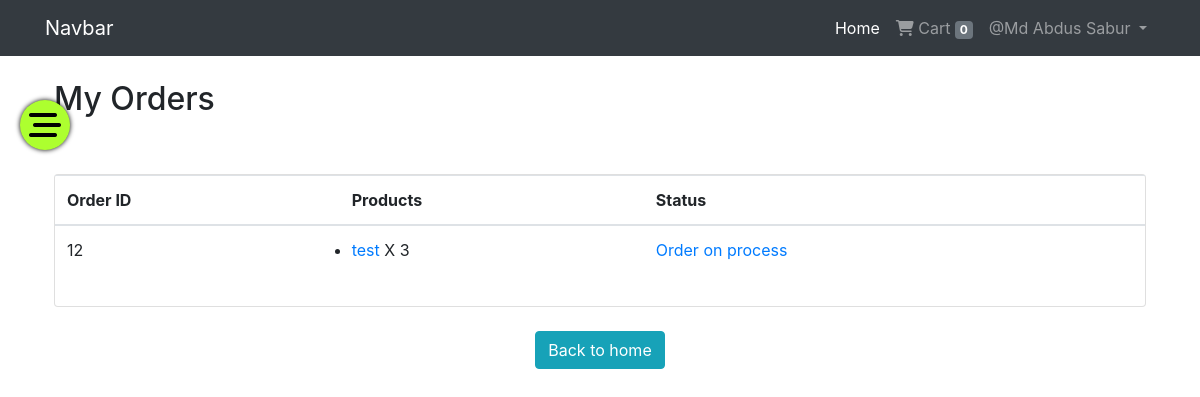
The page /orders/orders/ (signed in) on the database its author committed.
### App_Auth/models.py (models this page shows, shortened)
class User(AbstractBaseUser, PermissionsMixin):
    email = models.EmailField(max_length=255, unique=True, null=False)
    role = models.CharField(max_length=10, default='user')
    is_staff = models.BooleanField(
        gettext_lazy('staff status'),
        default=False,
        help_text=gettext_lazy('Designates whether the user can log into this admin site.'),
    )
    is_active = models.BooleanField(
        gettext_lazy('active'),
        default=True,
        help_text=gettext_lazy('Designates whether this user should be treated as active. Unselect this instead of deleting accounts.'),
    )
    USERNAME_FIELD = 'email'
    objects = MyUserManager()

class Profile(models.Model):
    user = models.OneToOneField(User, on_delete=models.CASCADE, related_name='profile')
    username = models.CharField(max_length=264, blank=True)
    full_name = models.CharField(max_length=264, blank=True)
    address_1 = models.TextField(max_length=300, blank=True)
    city = models.CharField(max_length=40, blank=True)
    zipcode = models.CharField(max_length=10, blank=True)
    counrty = models.CharField(max_length=50, blank=True)
    phone = models.CharField(max_length=20, blank=True)
    date_joined = models.DateTimeField(auto_now_add = True)

### App_Order/models.py (models this page shows, shortened)
class Order(models.Model):
    orderItems = models.ManyToManyField(Cart)
    user = models.ForeignKey(settings.AUTH_USER_MODEL, on_delete=models.CASCADE)
    ordered = models.BooleanField(default=False)
    created_at = models.DateTimeField(auto_now_add=True)
    paymentId = models.CharField(max_length=264, blank=True, null=True)
    orderId = models.CharField(max_length=200, blank=True, null=True)

class Cart(models.Model):
    user = models.ForeignKey(settings.AUTH_USER_MODEL, on_delete=models.CASCADE, related_name='cart')
    item = models.ForeignKey(Product, on_delete=models.CASCADE)
    quantity = models.IntegerField(default=1)
    coupon = models.CharField(max_length=100, default='')
    discount = models.IntegerField(default=0)
    purchased = models.BooleanField(default=False)
    created_at = models.DateTimeField(auto_now_add=True)
    updated_at = models.DateTimeField(auto_now=True)

### App_Shop/models.py (models this page shows, shortened)
class Product(models.Model):
    created_by = models.ForeignKey(User, related_name='products', on_delete=models.CASCADE, default=1)
    name = models.CharField(max_length=264)
    mainimage = models.ImageField(upload_to='products')
    category = models.ForeignKey(Category, on_delete=models.CASCADE, related_name='category')
    preview_text = models.TextField(max_length=200, verbose_name='Preview Text')
    description = models.TextField(max_length=1000, verbose_name='Description')
    price = models.FloatField()
    old_price = models.FloatField(default=0.00)
    created_at = models.DateTimeField(auto_now_add=True)
    updated_at = models.DateTimeField(auto_now=True)
    class Meta:
        ordering = ['-updated_at','name']

### App_Order/views.py (the view)
# urls.py: path('orders/', orders_view, name="orders_view"),
@login_required
def orders_view(request):
    try:
        orders = Order.objects.filter(user=request.user, ordered=True)
        if len(orders) == 0:
            messages.warning(request, "You don't have any orders")
            return redirect("App_Shop:home")
    except:
        messages.warning(request, "You don't have any orders")
        return redirect("App_Shop:home")
    return render(request, 'App_Order/order.html', context={"orders": orders})

### App_Order/templatetags/cart_tag.py (called while the page is built)
@register.filter
def cart_total(user):
    order = Order.objects.filter(user=user, ordered = False)
    if order.exists():
        return order[0].orderItems.count()
    else:
        return 0

### templates/App_Order/order.html
{% extends "base.html" %} {% block style_block %} {% endblock %} {% block title_block %} My Orders {% endblock %} {% block body_block %}
<h2>My Orders</h2>
<div class="row">
  <div class="col-md-12">
    <div class="card mt-5" style="height: auto">
      <div class="table-responsive">
        <table class="table">
          <thead>
            <tr>
              <th scope="col">Order ID</th>
              <th scope="col">Products</th>
              <th scope="col">Status</th>
            </tr>
          </thead>
          <tbody>
            {% for order in orders %}
            <tr>
              <td>{{ order.id }}</td>
              <td>
                <ul>
                  {% for item in order.orderItems.all %}
                  <li><a href="{%url 'App_Shop:product_detail' pk=item.item.pk%}">{{ item.item.name }}</a> X {{ item.quantity }}</li>
                  {% endfor %}
                </ul>
              </td>
              <td class="text-primary mt-3">Order on process</td>
            </tr>
            {% endfor %}
          </tbody>
        </table>
      </div>
    </div>
    <div class="w-100 d-flex mt-4">
        <a href="{% url 'App_Shop:home' %}" class="btn btn-info m-auto">Back to home</a>
    </div>
  </div>
</div>
{% endblock %}

### templates/base.html (shortened to what this page needs)
{% load cart_tag %}
{% load static %}
<!DOCTYPE html>
<html lang="en">
  <head>
    <link
      rel="stylesheet"
      href="https://cdn.jsdelivr.net/npm/bootstrap@4.0.0/dist/css/bootstrap.min.css"
    />
    <link
      rel="stylesheet"
      href="https://cdnjs.cloudflare.com/ajax/libs/font-awesome/6.5.1/css/all.min.css"
    />
    <link rel="stylesheet" href="{% static 'css/main.css' %}" />
  </head>
  <body>
    <nav class="navbar navbar-expand-lg navbar-dark bg-dark">
      <div class="container">
        <a class="navbar-brand" href="{% url 'App_Shop:home' %}">Navbar</a>
        <div class="collapse navbar-collapse" id="navbarNav">
          <ul class="navbar-nav ml-auto">
            {% if user.is_authenticated %}
            <li class="nav-item active">
              <a class="nav-link" href="{%url 'App_Shop:home'%}"
                >Home <span class="sr-only">(current)</span></a
              >
            </li>
            <li class="nav-item">
              <a class="nav-link" href="{%url 'App_Order:cart'%}">
                <i class="fa fa-shopping-cart"></i>
                Cart
                <span class="badge badge-secondary">{{request.user | cart_total}}</span>
                </a>
            </li>
            <li class="nav-item dropdown">
              <a
                class="nav-link dropdown-toggle"
                href="#"
                id="navbarDropdownMenuLink"
                data-toggle="dropdown"
                aria-haspopup="true"
                aria-expanded="false"
              >
              {%if user.profile.full_name%}
                @{{user.profile.full_name}}
              {%else%}
              @Profile
              {%endif%}
              </a>
            </li>
            {%endif%}
          </ul>
        </div>
      </div>
    </nav>
    {%if user.role == 'seller'%}
    <button type="button" class="toggle-seller"><i class="fa-solid fa-bars-staggered fa-2x"></i></button>
    {%endif%}
    <div class="container p-4">
      {% block body_block%} {% endblock %}
    </div>
  </body>
</html>

### static/css/main.css (style rules this page uses)
* { margin: 0; padding: 0; box-sizing: border-box; }
.toggle-seller { position: absolute; top: 100px; left: 20px; z-index: 3; width: 50px; height: 50px; border-radius: 100%; background-color: greenyellow; border: none; outline: none; box-shadow: 0 0 5px black; cursor: pointer; display: flex; justify-content: center; align-items: center; padding: 10px; transition: 0.3s; }

### rows shown on the page
User: user|cart_total "0", profile.full_name "Md Abdus Sabur"
Order: id "12"
Cart: item.name "test", quantity "3"
